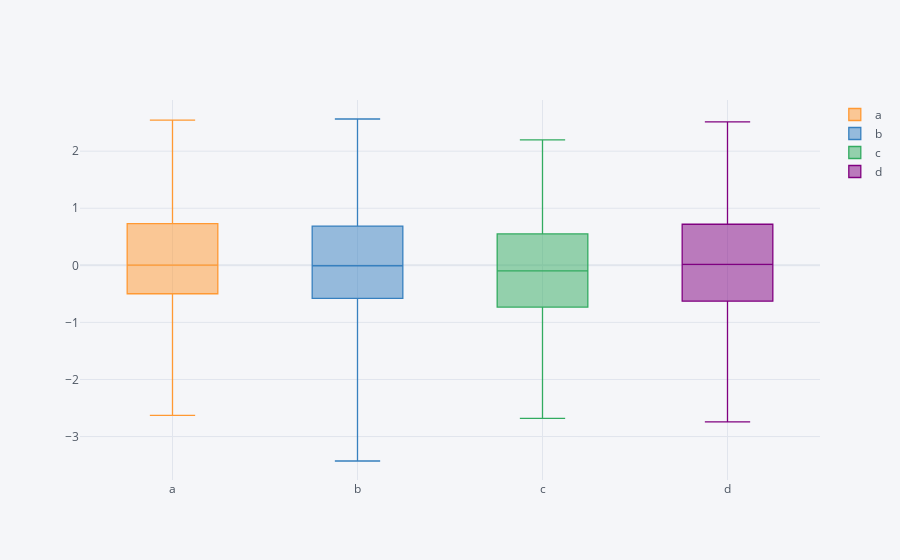

The notebook cell saved with this chart:
### Code cell
dataframe.iplot(kind="box")
